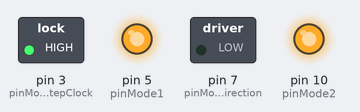
Bench run of a sketch on a simulated Arduino Uno, built with avr-gcc and run on an emulated ATmega328P. Parts: switched loads named in the sketch (green lamp = pin HIGH), output pins drawn as LEDs (lit = HIGH). What the sketch prints to the serial monitor is not drawn. At 48.2 s the program stops and its outputs stay as they are.

Above: at 0.3 s.
Timing chart, 0 to 1.8 s (numbered marks = the images above):
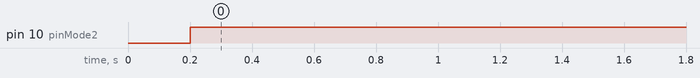

The sketch:

arduino-uno-rev3.ino
```cpp
/**
 * @author:  7e12
 * @file:    arduino-uno-rev3.ino
 * @date:    16 Jul 2021
 * @version: v1.0.0
 * @brief:   Arduino Uno Rev3 standard stepper motor controller
**/

/* <<<<<<< STSPIN220.H >>>>>>> */
#ifndef _STSPIN220_H_
#define _STSPIN220_H_

#include "Arduino.h"
#include "math.h"

// For developing
// #define OUTPUT                          0

// User-defined macros
#define DEFAULT_STEPS_PER_REV           2048        // Default steps per revolution when driving the stepper motor in full-step mode
#define DEFAULT_STEP_PERIOD             1           // Period between 2 step clocks (ms)

// Developer-defined macros
#define CLOCKWISE                       0
#define COUNTER_CLOCKWISE               1
#define MODE_FULL_STEP                  0
#define MODE_1P2_STEP                   1
#define MODE_1P4_STEP                   2
#define MODE_1P8_STEP                   3
#define MODE_1P16_STEP                  4
#define MODE_1P32_STEP                  5
#define MODE_1P64_STEP                  6
#define MODE_1P128_STEP                 7
#define MODE_1P256_STEP                 8
                                                    //  MODE3   MODE4   MODE1   MODE2
                                                    //   STCK    DIR
static unsigned int StepModeMap[9]   = {0b0000,     //    0       0       0       0     MODE_FULL_STEP
                                        0b1010,     //    1       0       1       0     MODE_1P2_STEP
                                        0b0101,     //    0       1       0       1     MODE_1P4_STEP
                                        0b1011,     //    1       0       1       1     MODE_1P8_STEP
                                        0b1111,     //    1       1       1       1     MODE_1P16_STEP
                                        0b0001,     //    0       0       0       1     MODE_1P32_STEP
                                        0b0111,     //    1       1       1       1     MODE_1P64_STEP
                                        0b0010,     //    0       0       1       0     MODE_1P128_STEP
                                        0b0011};    //    0       0       1       1     MODE_1P256_STEP

// Struct type definitions for the following usage
typedef struct STSPIN220_Class          STSPIN220_ClassTypeDef;
typedef struct STSPIN220_APIs           STSPIN220_APIsTypeDef;
typedef struct STSPIN220_Pins           STSPIN220_PinsTypeDef;

// Motor driver module class
struct STSPIN220_Class {
    const STSPIN220_APIsTypeDef *api;
    STSPIN220_PinsTypeDef *pin;
    unsigned int stepMode;
    unsigned int stepPeriod;
    int isRunning;
};

// Motor driver module APIs
struct STSPIN220_APIs {
    void (*init)(STSPIN220_ClassTypeDef *self, STSPIN220_PinsTypeDef *pin, unsigned int stepMode);

    void (*setStepMode)(STSPIN220_ClassTypeDef *self, unsigned int stepMode);
    unsigned int (*getStepMode)(STSPIN220_ClassTypeDef *self);

    void (*runSteps)(STSPIN220_ClassTypeDef *self, unsigned long stepNumber, unsigned int runDirection);
    void (*runRevolutions)(STSPIN220_ClassTypeDef *self, unsigned int revNumber, unsigned int runDirection);
    void (*stop)(STSPIN220_ClassTypeDef *self);

    void (*setDirection)(STSPIN220_ClassTypeDef *self, unsigned int runDirection);
    unsigned int (*getDirection)(STSPIN220_ClassTypeDef *self);

    void (*setStepPeriod)(STSPIN220_ClassTypeDef *self, unsigned int stepPeriod);
    unsigned int (*getStepPeriod)(STSPIN220_ClassTypeDef *self);
};

// Motor driver module pins
struct STSPIN220_Pins {
    unsigned int pinStandbyReset;
    unsigned int pinMode1;
    unsigned int pinMode2;
    unsigned int pinMode3StepClock;
    unsigned int pinMode4Direction;
};

// For everywhere usage
extern STSPIN220_ClassTypeDef mySTSPIN220;

#endif /* _STSPIN220_H_ */

/* <<<<<<< STSPIN220.C >>>>>>>*/
// APIs function declarations
void init(STSPIN220_ClassTypeDef *self, STSPIN220_PinsTypeDef *pin, unsigned int stepMode);

void setStepMode(STSPIN220_ClassTypeDef *self, unsigned int stepMode);
unsigned int getStepMode(STSPIN220_ClassTypeDef *self);

void runSteps(STSPIN220_ClassTypeDef *self, unsigned long stepNumber, unsigned int runDirection);
void runRevolutions(STSPIN220_ClassTypeDef *self, unsigned int revNumber, unsigned int runDirection);
void stop(STSPIN220_ClassTypeDef *self);

void setDirection(STSPIN220_ClassTypeDef *self, unsigned int runDirection);
unsigned int getDirection(STSPIN220_ClassTypeDef *self);

void setStepPeriod(STSPIN220_ClassTypeDef *self, unsigned int stepPeriod);
unsigned int getStepPeriod(STSPIN220_ClassTypeDef *self);

// Motor driver module APIs declaration
static STSPIN220_APIsTypeDef STSPIN220_APIs = {
    .init           = init,

    .setStepMode    = setStepMode,
    .getStepMode    = getStepMode,

    .runSteps       = runSteps,
    .runRevolutions = runRevolutions,
    .stop           = stop,

    .setDirection   = setDirection,
    .getDirection   = getDirection,

    .setStepPeriod  = setStepPeriod,
    .getStepPeriod  = getStepPeriod,
};

// Motor driver module class declaration
STSPIN220_ClassTypeDef mySTSPIN220 = {
    .api = &STSPIN220_APIs,
};

// Initialize the motor driver module
void init(STSPIN220_ClassTypeDef *self, STSPIN220_PinsTypeDef *pin, unsigned int stepMode) {
    self->pin = pin;

    pinMode(pin->pinStandbyReset, OUTPUT);
    pinMode(pin->pinMode1, OUTPUT);
    pinMode(pin->pinMode2, OUTPUT);
    pinMode(pin->pinMode3StepClock, OUTPUT);
    pinMode(pin->pinMode4Direction, OUTPUT);

    self->stepPeriod = DEFAULT_STEP_PERIOD;

    self->api->setStepMode(self, stepMode);
};

// Set step mode of the motor driver module
void setStepMode(STSPIN220_ClassTypeDef *self, unsigned int stepMode) {
    self->stepMode = stepMode;
    stepMode = StepModeMap[stepMode];

    digitalWrite(self->pin->pinStandbyReset, 0);
    delay(100);

    digitalWrite(self->pin->pinMode3StepClock, stepMode >> 3 & 0b1);
    digitalWrite(self->pin->pinMode4Direction, stepMode >> 2 & 0b1);
    digitalWrite(self->pin->pinMode1, stepMode >> 1 & 0b1);
    digitalWrite(self->pin->pinMode2, stepMode & 0b1);
    delay(100);
};

// Get step mode of the motor driver module
unsigned int getStepMode(STSPIN220_ClassTypeDef *self) {
    return self->stepMode;
};

// Run the motor driver module in step mode
void runSteps(STSPIN220_ClassTypeDef *self, unsigned long stepNumber, unsigned int runDirection) {
    self->isRunning = 1;

    digitalWrite(self->pin->pinStandbyReset, 1);
    delay(100);
    digitalWrite(self->pin->pinMode4Direction, runDirection);

    for (unsigned long i = 0; i < stepNumber; ++i) {
        digitalWrite(self->pin->pinMode3StepClock, 1);
        delay(self->stepPeriod);

        // For testing
        if (i == DEFAULT_STEPS_PER_REV) {
            // Stop running
            // self->api->stop(self);

            // Set new step period
            // self->api->setStepPeriod(self, 1000);
        }

        digitalWrite(self->pin->pinMode3StepClock, 0);
        delay(self->stepPeriod);
    }

    self->isRunning = 0;
};

// Run the motor driver module in revolution mode
void runRevolutions(STSPIN220_ClassTypeDef *self, unsigned int revNumber, unsigned int runDirection) {
    self->isRunning = 1;
    unsigned long stepNumber = revNumber * DEFAULT_STEPS_PER_REV * pow(2, self->stepMode);

    digitalWrite(self->pin->pinStandbyReset, 1);
    delay(100);
    digitalWrite(self->pin->pinMode4Direction, runDirection);

    for (unsigned long i = 0; i < stepNumber; ++i) {
        digitalWrite(self->pin->pinMode3StepClock, 1);
        delay(self->stepPeriod);

        // For testing
        if (i == DEFAULT_STEPS_PER_REV) {
            // Stop running
            // self->api->stop(self);

            // Set new step period
            // self->api->setStepPeriod(self, 1000);
        }

        digitalWrite(self->pin->pinMode3StepClock, 0);
        delay(self->stepPeriod);
    }

    self->isRunning = 0;
};

// Stop the motor driver module
void stop(STSPIN220_ClassTypeDef *self) {
    self->api->setStepMode(self, self->stepMode);
    self->isRunning = 0;
};

// Set direction of the motor driver module
void setDirection(STSPIN220_ClassTypeDef *self, unsigned int runDirection) {
    digitalWrite(self->pin->pinMode4Direction, runDirection);
    delay(10);
};

// Get direction of the motor driver module
unsigned int getDirection(STSPIN220_ClassTypeDef *self) {
    return digitalRead(self->pin->pinMode4Direction);
};

// Set step period of the motor driver module
void setStepPeriod(STSPIN220_ClassTypeDef *self, unsigned int stepPeriod) {
    self->stepPeriod = stepPeriod / 2;
};

// Get step period of the motor driver module
unsigned int getStepPeriod(STSPIN220_ClassTypeDef *self) {
    return self->stepPeriod;
};

/* <<<<<<< MAIN >>>>>>> */
void setup() {
    // put your setup code here, to run once:
    Serial.begin(115200);

    // Initial pins declarations
    STSPIN220_PinsTypeDef myPin = {
        .pinStandbyReset    = 8,
        .pinMode1           = 5,
        .pinMode2           = 10,
        .pinMode3StepClock  = 3,
        .pinMode4Direction  = 7,
    };

    // Initialize the motor driver module
    mySTSPIN220.api->init(&mySTSPIN220, &myPin, MODE_1P2_STEP);

    // Check step mode and step period
    Serial.print("Step Mode: ");
    Serial.print(mySTSPIN220.api->getStepMode(&mySTSPIN220));
    Serial.print("\n");

    Serial.print("Step Period: ");
    Serial.print(mySTSPIN220.api->getStepPeriod(&mySTSPIN220));
    Serial.print("\n");
}

void loop() {
    // put your main code here, to run repeatedly:

    // Run 4096 steps clockwise
    mySTSPIN220.api->runSteps(&mySTSPIN220, DEFAULT_STEPS_PER_REV * 2, CLOCKWISE);

    // Change running direction
    mySTSPIN220.api->setDirection(&mySTSPIN220, ~(mySTSPIN220.api->getDirection(&mySTSPIN220)));

    // Run 4096 steps counter-clockwise
    mySTSPIN220.api->runSteps(&mySTSPIN220, DEFAULT_STEPS_PER_REV * 2, mySTSPIN220.api->getDirection(&mySTSPIN220));

    // Set new step mode
    mySTSPIN220.api->setStepMode(&mySTSPIN220, MODE_FULL_STEP);

    // Run 7 revolutions
    mySTSPIN220.api->runRevolutions(&mySTSPIN220, 7, mySTSPIN220.api->getDirection(&mySTSPIN220));

    // Do nothing infinitely
    while (1) {
        delay(1000);
    }
}
```

Measured:
- by itself, pin 10 (pinMode2): LOW → HIGH at 0.20 s
